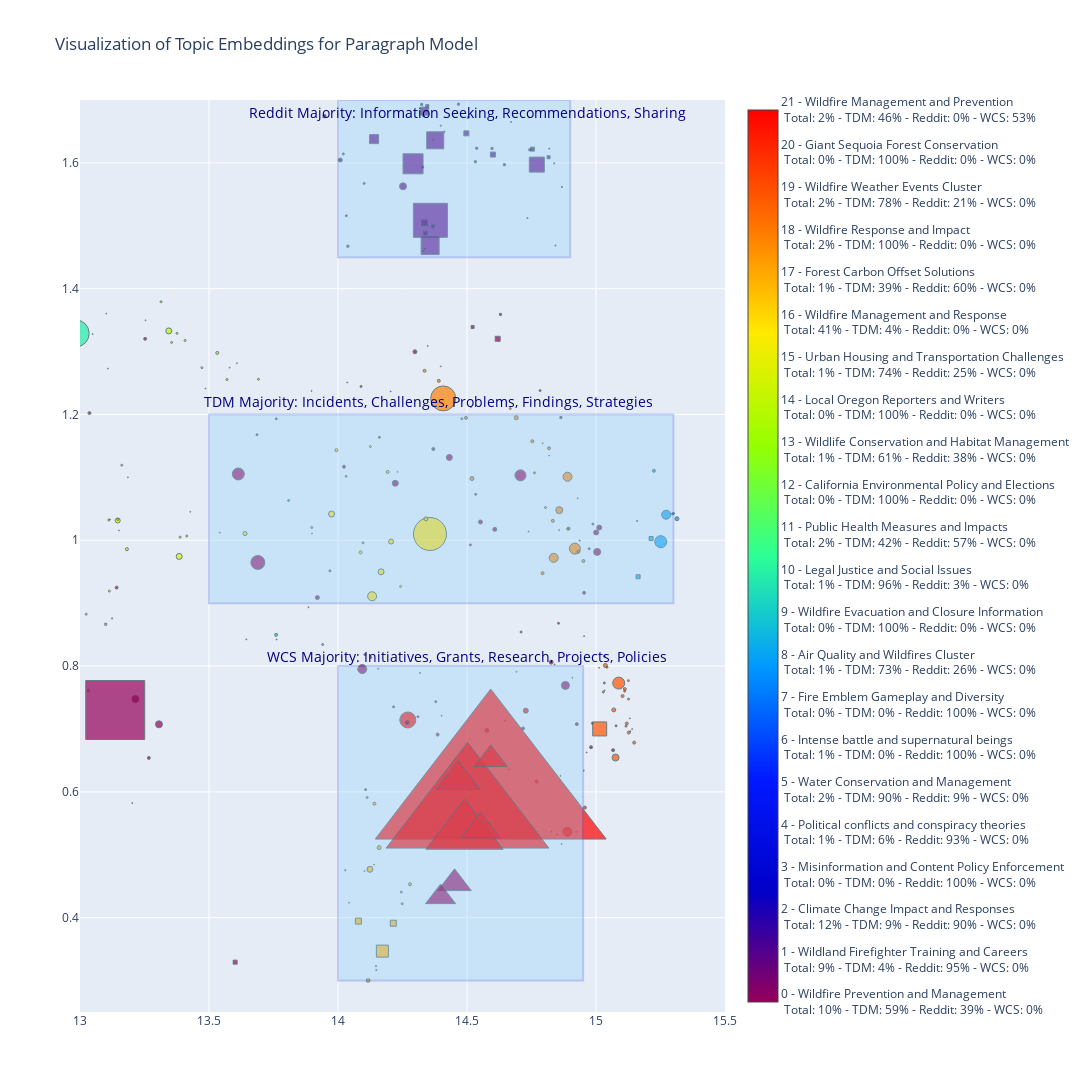

Notebook code cell kept with this figure:
### Code cell
# Extract 'Count' values from para_df to use as sizes. You might need to adjust this line to match your DataFrame structure.
max_size = 200
marker_sizes = np.minimum(topic_percentages*10, max_size)

# Update the marker dictionary in your scatter plot to include dynamic sizes based on 'Count'
marker_dict = dict(
    size=marker_sizes,  # Use 'Count' for marker sizes
    color=para_cluster_labels,  # Assign a unique color to each cluster
    colorscale='Rainbow',  # Color scale to use
    colorbar=colorbar_dict,
    line=dict(width=1, color='DarkSlateGrey'),
    opacity=0.7,
    symbol=shapes  # Use the assigned shapes
)

# Use the updated marker_dict in your scatter plot
para_embed_fig2 = go.Figure(data=go.Scatter(
    x=para_umap_embeddings[:, 0],
    y=para_umap_embeddings[:, 1],
    mode='markers',
    text=[f"Cluster: {cluster + 1} - Topic: {label} - Vol: {topic_p} % - Count: {count}" for cluster, label, topic_p, count in zip(para_cluster_labels, para_labels, topic_percentages, para_df['Count'])],
    marker=marker_dict
))

para_embed_fig2.add_shape(
    type="rect",
    x0=14,  # x coordinate of the bottom left corner
    y0=1.45,  # y coordinate of the bottom left corner
    x1=14.9,  # x coordinate of the top right corner
    y1=1.7,  # y coordinate of the top right corner
    line=dict(
        color="RoyalBlue",
        width=2,
    ),
    fillcolor="LightSkyBlue",
    opacity=0.3,  # Adjust opacity here for transparency
)

para_embed_fig2.add_shape(
    type="rect",
    x0=14,  # x coordinate of the bottom left corner
    y0=0.3,  # y coordinate of the bottom left corner
    x1=14.95,  # x coordinate of the top right corner
    y1=0.8,  # y coordinate of the top right corner
    line=dict(
        color="RoyalBlue",
        width=2,
    ),
    fillcolor="LightSkyBlue",
    opacity=0.3,  # Adjust opacity here for transparency
)

para_embed_fig2.add_shape(
    type="rect",
    x0=13.5,  # x coordinate of the bottom left corner
    y0=0.9,  # y coordinate of the bottom left corner
    x1=15.3,  # x coordinate of the top right corner
    y1=1.2,  # y coordinate of the top right corner
    line=dict(
        color="RoyalBlue",
        width=2,
    ),
    fillcolor="LightSkyBlue",
    opacity=0.3,  # Adjust opacity here for transparency
)

# Add an annotation inside the rectangle
para_embed_fig2.add_annotation(
    x=14.35,  # x coordinate of the annotation
    y=1.22,  # y coordinate of the annotation
    text="TDM Majority: Incidents, Challenges, Problems, Findings, Strategies",  # Annotation text
    showarrow=False,
    font=dict(
        size=14,
        color="Navy"
    ),
    borderwidth=2,
    borderpad=10,
)

# Add an annotation inside the rectangle
para_embed_fig2.add_annotation(
    x=14.5,  # x coordinate of the annotation
    y=0.815,  # y coordinate of the annotation
    text="WCS Majority: Initiatives, Grants, Research, Projects, Policies",  # Annotation text
    showarrow=False,
    font=dict(
        size=14,
        color="Navy"
    ),
    borderwidth=2,
    borderpad=10,
)

# Add an annotation inside the rectangle
para_embed_fig2.add_annotation(
    x=14.5,  # x coordinate of the annotation
    y=1.68,  # y coordinate of the annotation
    text="Reddit Majority: Information Seeking, Recommendations, Sharing",  # Annotation text
    showarrow=False,
    font=dict(
        size=14,
        color="Navy"
    ),
    borderwidth=2,
    borderpad=10,
)

# Update layout to add title and hover mode
para_embed_fig2.update_layout(
    title="Visualization of Topic Embeddings for Paragraph Model",
    hovermode='closest',
    width=1300, 
    height=1100,
    xaxis=dict(range=[13, 15.5]),  # Set x-axis range
    yaxis=dict(range=[0.25, 1.7])  # Set y-axis range
)

# Show the figure
para_embed_fig2.show()

### Figure 1 — Plotly figure (JSON) as saved in the notebook; plotly's stock layout.template omitted (floating-point values rounded to 4 significant figures; data arrays with more than 128 entries replaced by an {"elided": "..."} marker saying what was removed)
{"data": [{"marker": {"color": {"elided": "577 int values"}, "colorbar": {"ticktext": ["0 - Wildfire Prevention and Management <br> Total: 10% - TDM: 59% - Reddit: 39% - WCS: 0%", "1 - Wildland Firefighter Training and Careers <br> Total: 9% - TDM: 4% - Reddit: 95% - WCS: 0%", "2 - Climate Change Impact and Responses <br> Total: 12% - TDM: 9% - Reddit: 90% - WCS: 0%", "3 - Misinformation and Content Policy Enforcement <br> Total: 0% - TDM: 0% - Reddit: 100% - WCS: 0%", "4 - Political conflicts and conspiracy theories <br> Total: 1% - TDM: 6% - Reddit: 93% - WCS: 0%", "5 - Water Conservation and Management <br> Total: 2% - TDM: 90% - Reddit: 9% - WCS: 0%", "6 - Intense battle and supernatural beings <br> Total: 1% - TDM: 0% - Reddit: 100% - WCS: 0%", "7 - Fire Emblem Gameplay and Diversity <br> Total: 0% - TDM: 0% - Reddit: 100% - WCS: 0%", "8 - Air Quality and Wildfires Cluster <br> Total: 1% - TDM: 73% - Reddit: 26% - WCS: 0%", "9 - Wildfire Evacuation and Closure Information <br> Total: 0% - TDM: 100% - Reddit: 0% - WCS: 0%", "10 - Legal Justice and Social Issues <br> Total: 1% - TDM: 96% - Reddit: 3% - WCS: 0%", "11 - Public Health Measures and Impacts <br> Total: 2% - TDM: 42% - Reddit: 57% - WCS: 0%", "12 - California Environmental Policy and Elections <br> Total: 0% - TDM: 100% - Reddit: 0% - WCS: 0%", "13 - Wildlife Conservation and Habitat Management <br> Total: 1% - TDM: 61% - Reddit: 38% - WCS: 0%", "14 - Local Oregon Reporters and Writers <br> Total: 0% - TDM: 100% - Reddit: 0% - WCS: 0%", "15 - Urban Housing and Transportation Challenges <br> Total: 1% - TDM: 74% - Reddit: 25% - WCS: 0%", "16 - Wildfire Management and Response <br> Total: 41% - TDM: 4% - Reddit: 0% - WCS: 0%", "17 - Forest Carbon Offset Solutions <br> Total: 1% - TDM: 39% - Reddit: 60% - WCS: 0%", "18 - Wildfire Response and Impact <br> Total: 2% - TDM: 100% - Reddit: 0% - WCS: 0%", "19 - Wildfire Weather Events Cluster <br> Total: 2% - TDM: 78% - Reddit: 21% - WCS: 0%", "20 - Giant Sequoia Forest Conservation <br> Total: 0% - TDM: 100% - Reddit: 0% - WCS: 0%", "21 - Wildfire Management and Prevention <br> Total: 2% - TDM: 46% - Reddit: 0% - WCS: 53%"], "tickvals": [-1, 0, 1, 2, 3, 4, 5, 6, 7, 8, 9, 10, 11, 12, 13, 14, 15, 16, 17, 18, 19, 20]}, "colorscale": [[0, "rgb(150,0,90)"], [0.125, "rgb(0,0,200)"], [0.25, "rgb(0,25,255)"], [0.375, "rgb(0,152,255)"], [0.5, "rgb(44,255,150)"], [0.625, "rgb(151,255,0)"], [0.75, "rgb(255,234,0)"], [0.875, "rgb(255,111,0)"], [1, "rgb(255,0,0)"]], "line": {"color": "DarkSlateGrey", "width": 1}, "opacity": 0.7, "size": {"elided": "577 int values"}, "symbol": {"elided": "577 str values"}}, "mode": "markers", "text": {"elided": "577 str values"}, "type": "scatter", "x": {"elided": "577 float values"}, "y": {"elided": "577 float values"}}], "layout": {"annotations": [{"borderpad": 10, "borderwidth": 2, "font": {"color": "Navy", "size": 14}, "showarrow": false, "text": "TDM Majority: Incidents, Challenges, Problems, Findings, Strategies", "x": 14.35, "y": 1.22}, {"borderpad": 10, "borderwidth": 2, "font": {"color": "Navy", "size": 14}, "showarrow": false, "text": "WCS Majority: Initiatives, Grants, Research, Projects, Policies", "x": 14.5, "y": 0.815}, {"borderpad": 10, "borderwidth": 2, "font": {"color": "Navy", "size": 14}, "showarrow": false, "text": "Reddit Majority: Information Seeking, Recommendations, Sharing", "x": 14.5, "y": 1.68}], "height": 1100, "hovermode": "closest", "shapes": [{"fillcolor": "LightSkyBlue", "line": {"color": "RoyalBlue", "width": 2}, "opacity": 0.3, "type": "rect", "x0": 14, "x1": 14.9, "y0": 1.45, "y1": 1.7}, {"fillcolor": "LightSkyBlue", "line": {"color": "RoyalBlue", "width": 2}, "opacity": 0.3, "type": "rect", "x0": 14, "x1": 14.95, "y0": 0.3, "y1": 0.8}, {"fillcolor": "LightSkyBlue", "line": {"color": "RoyalBlue", "width": 2}, "opacity": 0.3, "type": "rect", "x0": 13.5, "x1": 15.3, "y0": 0.9, "y1": 1.2}], "title": {"text": "Visualization of Topic Embeddings for Paragraph Model"}, "width": 1300, "xaxis": {"range": [13, 15.5]}, "yaxis": {"range": [0.25, 1.7]}}}
